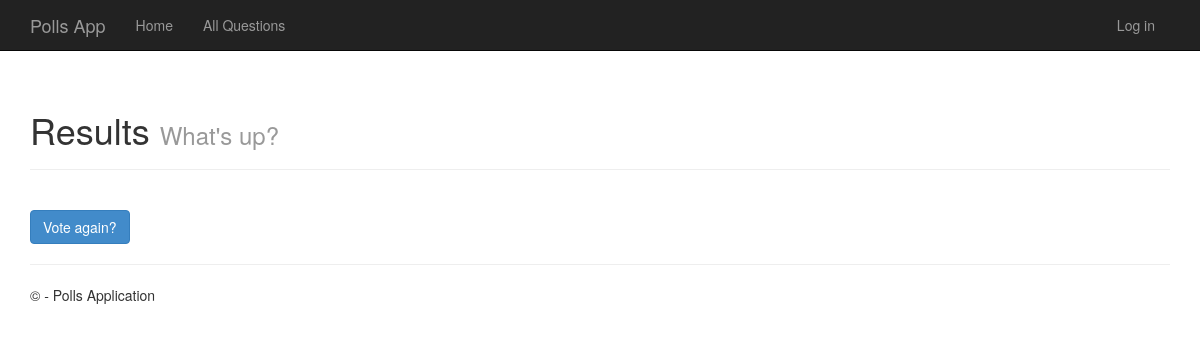
The app's page /polls/1/results/, older data.
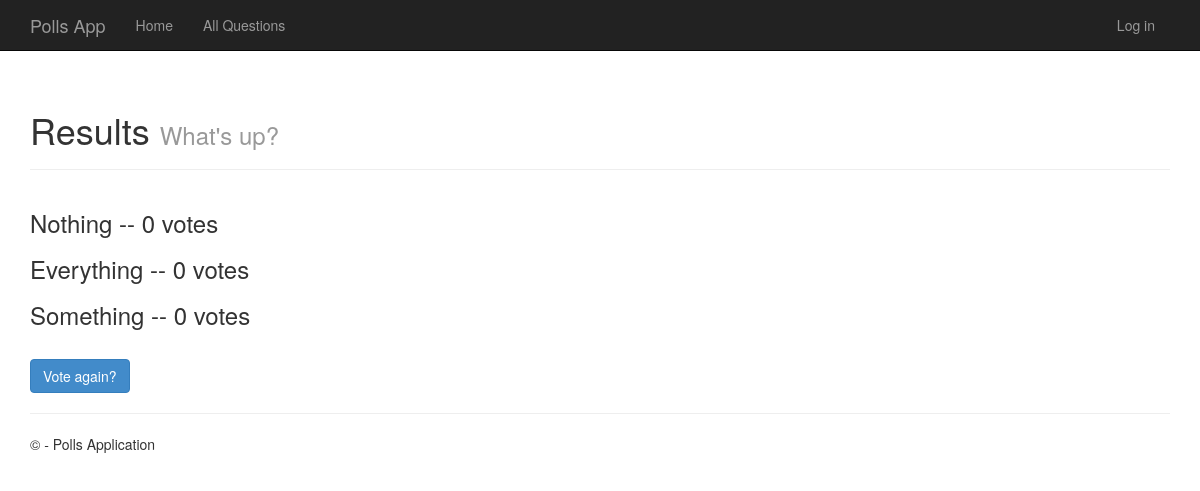
The same page, newer data.
### polls/models.py (models this page shows, shortened)
class Choice(models.Model):
    question = models.ForeignKey(Question, on_delete=models.CASCADE)
    choice_text = models.CharField(max_length=200)
    votes = models.IntegerField(default=0)

### polls/views.py (the view)
# urls.py: url(r'^(?P<question_id>[0-9]+)/results/$', views.results, name='results'),
def results(request, question_id):
    question = get_object_or_404(Question, pk=question_id)
    return render(request, 'polls/results.html', {'question': question})

### polls/templates/polls/results.html (shortened to what this page needs)
﻿{% extends "polls/layout.html" %}
{% block content %}
<div class="page-header">
	<h1>Results <small>{{ question.question_text }}</small></h1>
</div>
<p class="lead">
    <div class="row">
        {% for choice in question.choice_set.all %}
        <div class="col-sm-12 col-md-12">
            <div class="caption">
                <h3>{{ choice.choice_text }} -- {{ choice.votes }} vote{{ choice.votes|pluralize }}</h3>
            </div>
        </div>
        {% endfor %}
    </div>
    <a class="btn btn-primary spacer-16-top" href="{% url 'polls:detail' question.id %}">Vote again?</a>
</p>
{% endblock %}

Row changes from the older to the newer data that the page shows:
added Choice: choice_text "Nothing", votes "0"
added Choice: choice_text "Everything", votes "0"
added Choice: choice_text "Something", votes "0"
